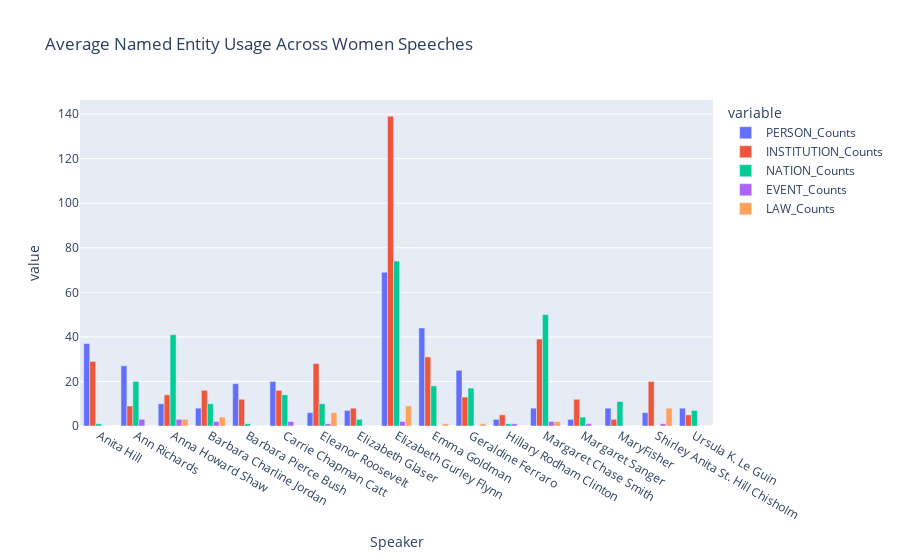

The notebook cell saved with this chart:
### Code cell
# Calculate average usage of each named entity type
average_ner_df = ner_counts_df.groupby(['Speaker']).mean()
average_ner_df = average_ner_df.round(0)
average_ner_df = average_ner_df.reset_index()
average_ner_df

# Use plotly to plot proper noun use per genre
fig = px.bar(average_ner_df, x="Speaker", y=["PERSON_Counts", 'INSTITUTION_Counts', "NATION_Counts", 'EVENT_Counts', 'LAW_Counts'], title="Average Named Entity Usage Across Women Speeches", barmode='group')
fig.show()

### Figure 1 — Plotly figure (JSON) as saved in the notebook; plotly's stock layout.template omitted (floating-point values rounded to 4 significant figures)
{"data": [{"alignmentgroup": "True", "hovertemplate": "variable=PERSON_Counts<br>Speaker=%{x}<br>value=%{y}<extra></extra>", "legendgroup": "PERSON_Counts", "marker": {"color": "#636efa", "pattern": {"shape": ""}}, "name": "PERSON_Counts", "offsetgroup": "PERSON_Counts", "orientation": "v", "showlegend": true, "textposition": "auto", "type": "bar", "x": ["Anita Hill", "Ann Richards", "Anna Howard Shaw", "Barbara Charline Jordan", "Barbara Pierce Bush", "Carrie Chapman Catt", "Eleanor Roosevelt", "Elizabeth Glaser", "Elizabeth Gurley Flynn", "Emma Goldman", "Geraldine Ferraro", "Hillary Rodham Clinton", "Margaret Chase Smith", "Margaret Sanger", "MaryFisher", "Shirley Anita St. Hill Chisholm", "Ursula K. Le Guin"], "xaxis": "x", "y": [37, 27, 10, 8, 19, 20, 6, 7, 69, 44, 25, 3, 8, 3, 8, 6, 8], "yaxis": "y"}, {"alignmentgroup": "True", "hovertemplate": "variable=INSTITUTION_Counts<br>Speaker=%{x}<br>value=%{y}<extra></extra>", "legendgroup": "INSTITUTION_Counts", "marker": {"color": "#EF553B", "pattern": {"shape": ""}}, "name": "INSTITUTION_Counts", "offsetgroup": "INSTITUTION_Counts", "orientation": "v", "showlegend": true, "textposition": "auto", "type": "bar", "x": ["Anita Hill", "Ann Richards", "Anna Howard Shaw", "Barbara Charline Jordan", "Barbara Pierce Bush", "Carrie Chapman Catt", "Eleanor Roosevelt", "Elizabeth Glaser", "Elizabeth Gurley Flynn", "Emma Goldman", "Geraldine Ferraro", "Hillary Rodham Clinton", "Margaret Chase Smith", "Margaret Sanger", "MaryFisher", "Shirley Anita St. Hill Chisholm", "Ursula K. Le Guin"], "xaxis": "x", "y": [29, 9, 14, 16, 12, 16, 28, 8, 139, 31, 13, 5, 39, 12, 3, 20, 5], "yaxis": "y"}, {"alignmentgroup": "True", "hovertemplate": "variable=NATION_Counts<br>Speaker=%{x}<br>value=%{y}<extra></extra>", "legendgroup": "NATION_Counts", "marker": {"color": "#00cc96", "pattern": {"shape": ""}}, "name": "NATION_Counts", "offsetgroup": "NATION_Counts", "orientation": "v", "showlegend": true, "textposition": "auto", "type": "bar", "x": ["Anita Hill", "Ann Richards", "Anna Howard Shaw", "Barbara Charline Jordan", "Barbara Pierce Bush", "Carrie Chapman Catt", "Eleanor Roosevelt", "Elizabeth Glaser", "Elizabeth Gurley Flynn", "Emma Goldman", "Geraldine Ferraro", "Hillary Rodham Clinton", "Margaret Chase Smith", "Margaret Sanger", "MaryFisher", "Shirley Anita St. Hill Chisholm", "Ursula K. Le Guin"], "xaxis": "x", "y": [1, 20, 41, 10, 1, 14, 10, 3, 74, 18, 17, 1, 50, 4, 11, 0, 7], "yaxis": "y"}, {"alignmentgroup": "True", "hovertemplate": "variable=EVENT_Counts<br>Speaker=%{x}<br>value=%{y}<extra></extra>", "legendgroup": "EVENT_Counts", "marker": {"color": "#ab63fa", "pattern": {"shape": ""}}, "name": "EVENT_Counts", "offsetgroup": "EVENT_Counts", "orientation": "v", "showlegend": true, "textposition": "auto", "type": "bar", "x": ["Anita Hill", "Ann Richards", "Anna Howard Shaw", "Barbara Charline Jordan", "Barbara Pierce Bush", "Carrie Chapman Catt", "Eleanor Roosevelt", "Elizabeth Glaser", "Elizabeth Gurley Flynn", "Emma Goldman", "Geraldine Ferraro", "Hillary Rodham Clinton", "Margaret Chase Smith", "Margaret Sanger", "MaryFisher", "Shirley Anita St. Hill Chisholm", "Ursula K. Le Guin"], "xaxis": "x", "y": [0, 3, 3, 2, 0, 2, 1, 0, 2, 0, 0, 1, 2, 1, 0, 1, 0], "yaxis": "y"}, {"alignmentgroup": "True", "hovertemplate": "variable=LAW_Counts<br>Speaker=%{x}<br>value=%{y}<extra></extra>", "legendgroup": "LAW_Counts", "marker": {"color": "#FFA15A", "pattern": {"shape": ""}}, "name": "LAW_Counts", "offsetgroup": "LAW_Counts", "orientation": "v", "showlegend": true, "textposition": "auto", "type": "bar", "x": ["Anita Hill", "Ann Richards", "Anna Howard Shaw", "Barbara Charline Jordan", "Barbara Pierce Bush", "Carrie Chapman Catt", "Eleanor Roosevelt", "Elizabeth Glaser", "Elizabeth Gurley Flynn", "Emma Goldman", "Geraldine Ferraro", "Hillary Rodham Clinton", "Margaret Chase Smith", "Margaret Sanger", "MaryFisher", "Shirley Anita St. Hill Chisholm", "Ursula K. Le Guin"], "xaxis": "x", "y": [0, 0, 3, 4, 0, 0, 6, 0, 9, 1, 1, 0, 2, 0, 0, 8, 0], "yaxis": "y"}], "layout": {"autosize": true, "barmode": "group", "legend": {"title": {"text": "variable"}, "tracegroupgap": 0}, "title": {"text": "Average Named Entity Usage Across Women Speeches"}, "xaxis": {"anchor": "y", "autorange": true, "domain": [0, 1], "range": [-0.5, 16.5], "title": {"text": "Speaker"}, "type": "category"}, "yaxis": {"anchor": "x", "autorange": true, "domain": [0, 1], "range": [0, 146.3], "title": {"text": "value"}, "type": "linear"}}}
